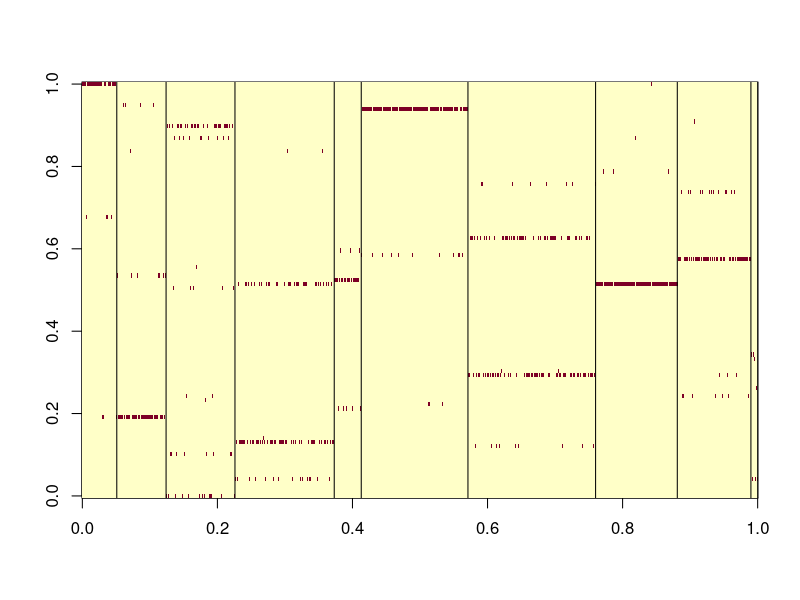

Recreate this plot in R. (Note: this script raises an error after producing the figure.)
rm(list=ls(all=TRUE))
library('MCMCpack')
set.seed(1)

nobs=1000
nseg=10
tmp=runif(nseg)
prob=tmp/sum(tmp); prob
partition=rmultinom(1,size=nobs,prob=prob)
seg.index=rep(1:nseg,times=partition)

nloc=100
prob=rdirichlet(nseg,rep(0.01,nloc))

obs=matrix(NA,nobs,nloc)
for (i in 1:nobs){
  obs[i,]=rmultinom(1,size=1,prob=prob[seg.index[i],])
}
image(obs)
abline(v=cumsum(partition)/nobs)

colnames(obs)=paste0('loc',1:nloc)
obs1=data.frame(obs)
obs1$time1=1:nobs

setwd('U:\\GIT_models\\git_segmentation_model')
write.csv(obs1,'fake data.csv',row.names=F)
